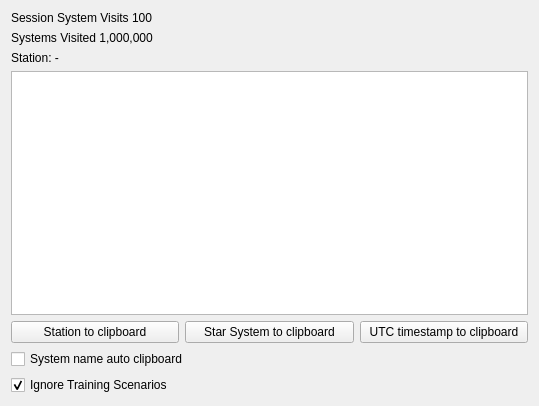
<?xml version="1.0" encoding="UTF-8"?>
<ui version="4.0">
 <class>Widget</class>
 <widget class="QWidget" name="Widget">
  <property name="geometry">
   <rect>
    <x>0</x>
    <y>0</y>
    <width>539</width>
    <height>406</height>
   </rect>
  </property>
  <layout class="QVBoxLayout" name="verticalLayout">
   <item>
    <widget class="QLabel" name="SessionSystemVisits">
     <property name="text">
      <string>Session System Visits 100</string>
     </property>
    </widget>
   </item>
   <item>
    <widget class="QLabel" name="SystemsVisited">
     <property name="text">
      <string>Systems Visited 1,000,000</string>
     </property>
    </widget>
   </item>
   <item>
    <widget class="QLabel" name="StationName">
     <property name="text">
      <string>Station: -</string>
     </property>
    </widget>
   </item>
   <item>
    <widget class="QTextEdit" name="textEdit"/>
   </item>
   <item>
    <layout class="QHBoxLayout" name="horizontalLayout">
     <item>
      <widget class="QPushButton" name="pushButton_2">
       <property name="text">
        <string>Station to clipboard</string>
       </property>
      </widget>
     </item>
     <item>
      <widget class="QPushButton" name="pushButton">
       <property name="text">
        <string>Star System to clipboard</string>
       </property>
      </widget>
     </item>
     <item>
      <widget class="QPushButton" name="pushButton_3">
       <property name="text">
        <string>UTC timestamp to clipboard</string>
       </property>
      </widget>
     </item>
    </layout>
   </item>
   <item>
    <widget class="QCheckBox" name="SysNamAutoClipboard">
     <property name="text">
      <string>System name auto clipboard</string>
     </property>
    </widget>
   </item>
   <item>
    <widget class="QCheckBox" name="IgnoreTraining">
     <property name="enabled">
      <bool>true</bool>
     </property>
     <property name="text">
      <string>Ignore Training Scenarios</string>
     </property>
     <property name="checked">
      <bool>true</bool>
     </property>
    </widget>
   </item>
  </layout>
 </widget>
 <layoutdefault spacing="6" margin="11"/>
 <resources/>
 <connections/>
</ui>
